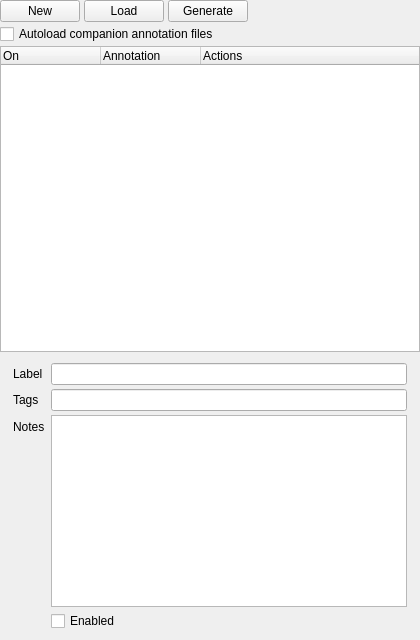
<?xml version="1.0" encoding="UTF-8"?>
<ui version="4.0">
 <class>AnnotationsPanel</class>
 <widget class="QWidget" name="AnnotationsPanel">
  <property name="geometry">
   <rect>
    <x>0</x>
    <y>0</y>
    <width>420</width>
    <height>640</height>
   </rect>
  </property>
  <property name="windowTitle">
   <string>Annotations</string>
  </property>
  <layout class="QVBoxLayout" name="verticalLayout">
   <property name="spacing">
    <number>2</number>
   </property>
   <property name="leftMargin">
    <number>0</number>
   </property>
   <property name="topMargin">
    <number>0</number>
   </property>
   <property name="rightMargin">
    <number>0</number>
   </property>
   <property name="bottomMargin">
    <number>0</number>
   </property>
   <item>
    <layout class="QHBoxLayout" name="horizontalLayoutLayerButtons">
     <property name="spacing">
      <number>4</number>
     </property>
     <item>
      <widget class="QPushButton" name="buttonNewLayer">
       <property name="text">
        <string>New</string>
       </property>
      </widget>
     </item>
     <item>
      <widget class="QPushButton" name="buttonLoadLayer">
       <property name="text">
        <string>Load</string>
       </property>
      </widget>
     </item>
     <item>
      <widget class="QPushButton" name="buttonGenerateLayer">
       <property name="text">
        <string>Generate</string>
       </property>
      </widget>
     </item>
     <item>
      <spacer name="horizontalSpacer">
       <property name="orientation">
        <enum>Qt::Horizontal</enum>
       </property>
       <property name="sizeHint" stdset="0">
        <size>
         <width>40</width>
         <height>20</height>
        </size>
       </property>
      </spacer>
     </item>
    </layout>
   </item>
   <item>
    <widget class="QCheckBox" name="checkBoxAutoloadCompanionAnnotations">
     <property name="text">
      <string>Autoload companion annotation files</string>
     </property>
    </widget>
   </item>
   <item>
    <widget class="QTreeWidget" name="treeWidgetAnnotations">
     <property name="sizePolicy">
      <sizepolicy hsizetype="Preferred" vsizetype="Expanding">
       <horstretch>0</horstretch>
       <verstretch>1</verstretch>
      </sizepolicy>
     </property>
     <column>
      <property name="text">
       <string>On</string>
      </property>
     </column>
     <column>
      <property name="text">
       <string>Annotation</string>
      </property>
     </column>
     <column>
      <property name="text">
       <string>Actions</string>
      </property>
     </column>
    </widget>
   </item>
   <item>
    <widget class="QWidget" name="groupDetails">
     <property name="sizePolicy">
      <sizepolicy hsizetype="Preferred" vsizetype="Maximum">
       <horstretch>0</horstretch>
       <verstretch>0</verstretch>
      </sizepolicy>
     </property>
     <layout class="QVBoxLayout" name="verticalLayoutDetails">
      <property name="spacing">
       <number>2</number>
      </property>
      <property name="leftMargin">
       <number>4</number>
      </property>
      <property name="topMargin">
       <number>0</number>
      </property>
      <property name="rightMargin">
       <number>4</number>
      </property>
      <property name="bottomMargin">
       <number>0</number>
      </property>
      <item>
       <widget class="QWidget" name="groupAnnotationDetails">
        <layout class="QFormLayout" name="formLayoutAnnotationDetails">
         <property name="verticalSpacing">
          <number>4</number>
         </property>
         <item row="0" column="0">
          <widget class="QLabel" name="labelAnnotationLabel">
           <property name="text">
            <string>Label</string>
           </property>
          </widget>
         </item>
         <item row="0" column="1">
          <widget class="QLineEdit" name="lineEditAnnotationLabel"/>
         </item>
         <item row="1" column="0">
          <widget class="QLabel" name="labelAnnotationTags">
           <property name="text">
            <string>Tags</string>
           </property>
          </widget>
         </item>
         <item row="1" column="1">
          <widget class="QLineEdit" name="lineEditAnnotationTags"/>
         </item>
         <item row="2" column="0">
          <widget class="QLabel" name="labelAnnotationNotes">
           <property name="text">
            <string>Notes</string>
           </property>
          </widget>
         </item>
         <item row="2" column="1">
          <widget class="QPlainTextEdit" name="plainTextEditAnnotationNotes">
           <property name="maximumHeight">
            <number>72</number>
           </property>
          </widget>
         </item>
         <item row="3" column="1">
          <widget class="QCheckBox" name="checkBoxAnnotationEnabled">
           <property name="text">
            <string>Enabled</string>
           </property>
          </widget>
         </item>
        </layout>
       </widget>
      </item>
     </layout>
    </widget>
   </item>
  </layout>
 </widget>
 <resources/>
 <connections/>
</ui>
